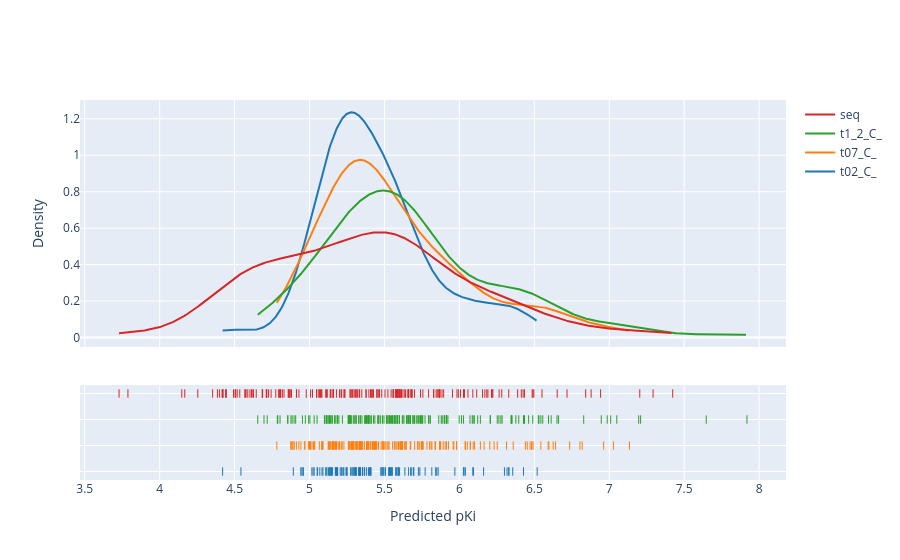

Here is the notebook cell this chart was saved with:
### Code cell
hist_data = [df1['Predicted_pKi'], df2['Predicted_pKi'], df3['Predicted_pKi'], df4['Predicted_pKi'] ]
group_labels = ['t02_C_', 't07_C_', 't1_2_C_', 'seq']

fig = ff.create_distplot(hist_data, group_labels, bin_size=.2, show_hist=False)
fig.update_layout(xaxis_title='Predicted pKi', yaxis_title='Density')
fig.show()

### Figure 1 — Plotly figure (JSON) as saved in the notebook; plotly's stock layout.template omitted (floating-point values rounded to 4 significant figures; data arrays with more than 128 entries replaced by an {"elided": "..."} marker saying what was removed)
{"data": [{"legendgroup": "t02_C_", "marker": {"color": "rgb(31, 119, 180)"}, "mode": "lines", "name": "t02_C_", "showlegend": true, "type": "scatter", "x": {"elided": "500 float values"}, "xaxis": "x", "y": {"elided": "500 float values"}, "yaxis": "y"}, {"legendgroup": "t07_C_", "marker": {"color": "rgb(255, 127, 14)"}, "mode": "lines", "name": "t07_C_", "showlegend": true, "type": "scatter", "x": {"elided": "500 float values"}, "xaxis": "x", "y": {"elided": "500 float values"}, "yaxis": "y"}, {"legendgroup": "t1_2_C_", "marker": {"color": "rgb(44, 160, 44)"}, "mode": "lines", "name": "t1_2_C_", "showlegend": true, "type": "scatter", "x": {"elided": "500 float values"}, "xaxis": "x", "y": {"elided": "500 float values"}, "yaxis": "y"}, {"legendgroup": "seq", "marker": {"color": "rgb(214, 39, 40)"}, "mode": "lines", "name": "seq", "showlegend": true, "type": "scatter", "x": {"elided": "500 float values"}, "xaxis": "x", "y": {"elided": "500 float values"}, "yaxis": "y"}, {"legendgroup": "t02_C_", "marker": {"color": "rgb(31, 119, 180)", "symbol": "line-ns-open"}, "mode": "markers", "name": "t02_C_", "showlegend": false, "type": "scatter", "x": [5.337, 4.949, 5.593, 4.892, 5.307, 4.957, 5.05, 5.506, 5.484, 4.941, 5.217, 5.636, 5.849, 5.308, 5.089, 5.145, 5.154, 5.187, 5.575, 5.495, 5.771, 5.97, 4.959, 5.334, 5.402, 5.354, 5.539, 6.331, 6.356, 5.116, 5.282, 5.225, 5.137, 5.546, 4.542, 5.816, 5.661, 5.289, 5.483, 5.49, 5.402, 5.274, 5.534, 5.528, 6.318, 5.592, 5.024, 5.475, 5.186, 5.176, 5.126, 6.161, 5.245, 5.172, 5.312, 5.333, 5.381, 5.534, 5.11, 5.135, 5.205, 5.579, 5.858, 5.188, 5.339, 5.368, 4.42, 6.031, 5.181, 5.736, 5.538, 5.147, 6.519, 5.675, 6.09, 5.594, 5.25, 5.394, 5.353, 5.299, 5.41, 5.584, 5.212, 5.309, 6.094, 5.249, 5.727, 5.134, 5.069, 5.365, 5.408, 6.329, 6.04, 5.229, 5.054, 6.027, 5.109, 5.329, 6.428, 5.601, 5.143, 5.303, 5.084, 5.544, 5.327, 5.682, 5.535, 5.181, 5.353, 5.175, 5.842, 5.505, 5.245, 6.301, 5.292, 5.695, 5.695, 5.031, 5.34, 5.016, 5.553], "xaxis": "x", "y": ["t02_C_", "t02_C_", "t02_C_", "t02_C_", "t02_C_", "t02_C_", "t02_C_", "t02_C_", "t02_C_", "t02_C_", "t02_C_", "t02_C_", "t02_C_", "t02_C_", "t02_C_", "t02_C_", "t02_C_", "t02_C_", "t02_C_", "t02_C_", "t02_C_", "t02_C_", "t02_C_", "t02_C_", "t02_C_", "t02_C_", "t02_C_", "t02_C_", "t02_C_", "t02_C_", "t02_C_", "t02_C_", "t02_C_", "t02_C_", "t02_C_", "t02_C_", "t02_C_", "t02_C_", "t02_C_", "t02_C_", "t02_C_", "t02_C_", "t02_C_", "t02_C_", "t02_C_", "t02_C_", "t02_C_", "t02_C_", "t02_C_", "t02_C_", "t02_C_", "t02_C_", "t02_C_", "t02_C_", "t02_C_", "t02_C_", "t02_C_", "t02_C_", "t02_C_", "t02_C_", "t02_C_", "t02_C_", "t02_C_", "t02_C_", "t02_C_", "t02_C_", "t02_C_", "t02_C_", "t02_C_", "t02_C_", "t02_C_", "t02_C_", "t02_C_", "t02_C_", "t02_C_", "t02_C_", "t02_C_", "t02_C_", "t02_C_", "t02_C_", "t02_C_", "t02_C_", "t02_C_", "t02_C_", "t02_C_", "t02_C_", "t02_C_", "t02_C_", "t02_C_", "t02_C_", "t02_C_", "t02_C_", "t02_C_", "t02_C_", "t02_C_", "t02_C_", "t02_C_", "t02_C_", "t02_C_", "t02_C_", "t02_C_", "t02_C_", "t02_C_", "t02_C_", "t02_C_", "t02_C_", "t02_C_", "t02_C_", "t02_C_", "t02_C_", "t02_C_", "t02_C_", "t02_C_", "t02_C_", "t02_C_", "t02_C_", "t02_C_", "t02_C_", "t02_C_", "t02_C_", "t02_C_"], "yaxis": "y2"}, {"legendgroup": "t07_C_", "marker": {"color": "rgb(255, 127, 14)", "symbol": "line-ns-open"}, "mode": "markers", "name": "t07_C_", "showlegend": false, "type": "scatter", "x": {"elided": "181 float values"}, "xaxis": "x", "y": {"elided": "181 str values"}, "yaxis": "y2"}, {"legendgroup": "t1_2_C_", "marker": {"color": "rgb(44, 160, 44)", "symbol": "line-ns-open"}, "mode": "markers", "name": "t1_2_C_", "showlegend": false, "type": "scatter", "x": {"elided": "176 float values"}, "xaxis": "x", "y": {"elided": "176 str values"}, "yaxis": "y2"}, {"legendgroup": "seq", "marker": {"color": "rgb(214, 39, 40)", "symbol": "line-ns-open"}, "mode": "markers", "name": "seq", "showlegend": false, "type": "scatter", "x": {"elided": "191 float values"}, "xaxis": "x", "y": {"elided": "191 str values"}, "yaxis": "y2"}], "layout": {"barmode": "overlay", "hovermode": "closest", "legend": {"traceorder": "reversed"}, "xaxis": {"anchor": "y2", "domain": [0, 1], "title": {"text": "Predicted pKi"}, "zeroline": false}, "yaxis": {"anchor": "free", "domain": [0.35, 1], "position": 0, "title": {"text": "Density"}}, "yaxis2": {"anchor": "x", "domain": [0, 0.25], "dtick": 1, "showticklabels": false}}}
